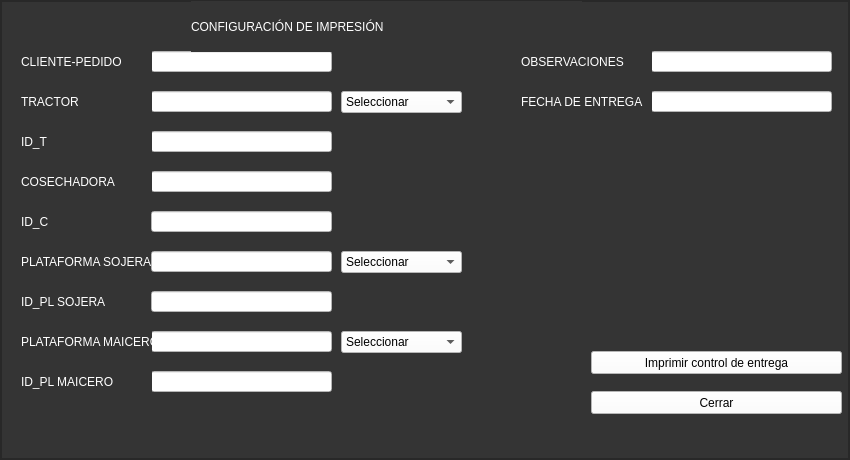
<?xml version="1.0" encoding="UTF-8"?>
<ui version="4.0">
 <class>Form</class>
 <widget class="QWidget" name="Form">
  <property name="geometry">
   <rect>
    <x>0</x>
    <y>0</y>
    <width>850</width>
    <height>460</height>
   </rect>
  </property>
  <property name="minimumSize">
   <size>
    <width>850</width>
    <height>460</height>
   </size>
  </property>
  <property name="maximumSize">
   <size>
    <width>850</width>
    <height>460</height>
   </size>
  </property>
  <property name="windowTitle">
   <string>Form</string>
  </property>
  <property name="windowIcon">
   <iconset>
    <normaloff>Icons/pramso_1.ico</normaloff>Icons/pramso_1.ico</iconset>
  </property>
  <layout class="QVBoxLayout" name="verticalLayout">
   <property name="spacing">
    <number>0</number>
   </property>
   <property name="leftMargin">
    <number>0</number>
   </property>
   <property name="topMargin">
    <number>0</number>
   </property>
   <property name="rightMargin">
    <number>0</number>
   </property>
   <property name="bottomMargin">
    <number>0</number>
   </property>
   <item>
    <widget class="QFrame" name="frame">
     <property name="styleSheet">
      <string notr="true">background-color: rgb(52, 52, 52);</string>
     </property>
     <property name="frameShape">
      <enum>QFrame::StyledPanel</enum>
     </property>
     <property name="frameShadow">
      <enum>QFrame::Raised</enum>
     </property>
     <layout class="QVBoxLayout" name="verticalLayout_2" stretch="0">
      <property name="spacing">
       <number>0</number>
      </property>
      <property name="leftMargin">
       <number>0</number>
      </property>
      <property name="topMargin">
       <number>0</number>
      </property>
      <property name="rightMargin">
       <number>0</number>
      </property>
      <property name="bottomMargin">
       <number>0</number>
      </property>
      <item>
       <widget class="QFrame" name="frame_2">
        <property name="frameShape">
         <enum>QFrame::StyledPanel</enum>
        </property>
        <property name="frameShadow">
         <enum>QFrame::Raised</enum>
        </property>
        <widget class="QLineEdit" name="cliente_edit">
         <property name="geometry">
          <rect>
           <x>150</x>
           <y>50</y>
           <width>181</width>
           <height>21</height>
          </rect>
         </property>
         <property name="styleSheet">
          <string notr="true">background-color: rgb(255, 255, 255);</string>
         </property>
         <property name="text">
          <string/>
         </property>
        </widget>
        <widget class="QLabel" name="label_63">
         <property name="geometry">
          <rect>
           <x>20</x>
           <y>50</y>
           <width>131</width>
           <height>21</height>
          </rect>
         </property>
         <property name="styleSheet">
          <string notr="true">color: rgb(255, 255, 255);
font: 75 italic 8pt &quot;Arial&quot;;</string>
         </property>
         <property name="text">
          <string>CLIENTE-PEDIDO</string>
         </property>
        </widget>
        <widget class="QLineEdit" name="tractor_edit">
         <property name="geometry">
          <rect>
           <x>150</x>
           <y>90</y>
           <width>181</width>
           <height>21</height>
          </rect>
         </property>
         <property name="styleSheet">
          <string notr="true">background-color: rgb(255, 255, 255);</string>
         </property>
        </widget>
        <widget class="QLabel" name="label_64">
         <property name="geometry">
          <rect>
           <x>20</x>
           <y>90</y>
           <width>131</width>
           <height>21</height>
          </rect>
         </property>
         <property name="styleSheet">
          <string notr="true">color: rgb(255, 255, 255);
font: 75 italic 8pt &quot;Arial&quot;;</string>
         </property>
         <property name="text">
          <string>TRACTOR</string>
         </property>
        </widget>
        <widget class="QLineEdit" name="idtedit">
         <property name="geometry">
          <rect>
           <x>150</x>
           <y>130</y>
           <width>181</width>
           <height>21</height>
          </rect>
         </property>
         <property name="styleSheet">
          <string notr="true">background-color: rgb(255, 255, 255);</string>
         </property>
         <property name="text">
          <string/>
         </property>
        </widget>
        <widget class="QLabel" name="label_65">
         <property name="geometry">
          <rect>
           <x>20</x>
           <y>130</y>
           <width>131</width>
           <height>21</height>
          </rect>
         </property>
         <property name="styleSheet">
          <string notr="true">color: rgb(255, 255, 255);
font: 75 italic 8pt &quot;Arial&quot;;</string>
         </property>
         <property name="text">
          <string>ID_T</string>
         </property>
        </widget>
        <widget class="QLineEdit" name="cosechadora_edit">
         <property name="geometry">
          <rect>
           <x>150</x>
           <y>170</y>
           <width>181</width>
           <height>21</height>
          </rect>
         </property>
         <property name="styleSheet">
          <string notr="true">background-color: rgb(255, 255, 255);</string>
         </property>
         <property name="text">
          <string/>
         </property>
        </widget>
        <widget class="QLabel" name="label_66">
         <property name="geometry">
          <rect>
           <x>20</x>
           <y>170</y>
           <width>131</width>
           <height>21</height>
          </rect>
         </property>
         <property name="styleSheet">
          <string notr="true">color: rgb(255, 255, 255);
font: 75 italic 8pt &quot;Arial&quot;;</string>
         </property>
         <property name="text">
          <string>COSECHADORA</string>
         </property>
        </widget>
        <widget class="QLabel" name="label_67">
         <property name="geometry">
          <rect>
           <x>20</x>
           <y>210</y>
           <width>131</width>
           <height>21</height>
          </rect>
         </property>
         <property name="styleSheet">
          <string notr="true">color: rgb(255, 255, 255);
font: 75 italic 8pt &quot;Arial&quot;;</string>
         </property>
         <property name="text">
          <string>ID_C</string>
         </property>
        </widget>
        <widget class="QLineEdit" name="idcedit">
         <property name="geometry">
          <rect>
           <x>150</x>
           <y>210</y>
           <width>181</width>
           <height>21</height>
          </rect>
         </property>
         <property name="styleSheet">
          <string notr="true">background-color: rgb(255, 255, 255);</string>
         </property>
         <property name="text">
          <string/>
         </property>
        </widget>
        <widget class="QLabel" name="label_68">
         <property name="geometry">
          <rect>
           <x>20</x>
           <y>290</y>
           <width>131</width>
           <height>21</height>
          </rect>
         </property>
         <property name="styleSheet">
          <string notr="true">color: rgb(255, 255, 255);
font: 75 italic 8pt &quot;Arial&quot;;</string>
         </property>
         <property name="text">
          <string>ID_PL SOJERA</string>
         </property>
        </widget>
        <widget class="QLineEdit" name="idpledit_sojero">
         <property name="geometry">
          <rect>
           <x>150</x>
           <y>290</y>
           <width>181</width>
           <height>21</height>
          </rect>
         </property>
         <property name="styleSheet">
          <string notr="true">background-color: rgb(255, 255, 255);</string>
         </property>
         <property name="text">
          <string/>
         </property>
        </widget>
        <widget class="QLabel" name="label_69">
         <property name="geometry">
          <rect>
           <x>20</x>
           <y>250</y>
           <width>131</width>
           <height>21</height>
          </rect>
         </property>
         <property name="styleSheet">
          <string notr="true">color: rgb(255, 255, 255);
font: 75 italic 8pt &quot;Arial&quot;;</string>
         </property>
         <property name="text">
          <string>PLATAFORMA SOJERA</string>
         </property>
        </widget>
        <widget class="QLineEdit" name="plataforma_sojera">
         <property name="geometry">
          <rect>
           <x>150</x>
           <y>250</y>
           <width>181</width>
           <height>21</height>
          </rect>
         </property>
         <property name="styleSheet">
          <string notr="true">background-color: rgb(255, 255, 255);</string>
         </property>
         <property name="text">
          <string/>
         </property>
        </widget>
        <widget class="QLineEdit" name="observaciones">
         <property name="geometry">
          <rect>
           <x>650</x>
           <y>50</y>
           <width>181</width>
           <height>21</height>
          </rect>
         </property>
         <property name="styleSheet">
          <string notr="true">background-color: rgb(255, 255, 255);</string>
         </property>
         <property name="text">
          <string/>
         </property>
        </widget>
        <widget class="QLabel" name="label_72">
         <property name="geometry">
          <rect>
           <x>520</x>
           <y>50</y>
           <width>131</width>
           <height>21</height>
          </rect>
         </property>
         <property name="styleSheet">
          <string notr="true">color: rgb(255, 255, 255);
font: 75 italic 8pt &quot;Arial&quot;;</string>
         </property>
         <property name="text">
          <string>OBSERVACIONES</string>
         </property>
        </widget>
        <widget class="QLabel" name="label">
         <property name="geometry">
          <rect>
           <x>190</x>
           <y>0</y>
           <width>391</width>
           <height>51</height>
          </rect>
         </property>
         <property name="styleSheet">
          <string notr="true">font: 87 16pt &quot;Arial Black&quot;;
color: rgb(255, 255, 255);</string>
         </property>
         <property name="text">
          <string>CONFIGURACIÓN DE IMPRESIÓN</string>
         </property>
        </widget>
        <widget class="QPushButton" name="cerrar">
         <property name="geometry">
          <rect>
           <x>590</x>
           <y>390</y>
           <width>251</width>
           <height>23</height>
          </rect>
         </property>
         <property name="styleSheet">
          <string notr="true">background-color: rgb(255, 255, 255);</string>
         </property>
         <property name="text">
          <string>Cerrar</string>
         </property>
        </widget>
        <widget class="QLineEdit" name="fechentrega">
         <property name="geometry">
          <rect>
           <x>650</x>
           <y>90</y>
           <width>181</width>
           <height>21</height>
          </rect>
         </property>
         <property name="styleSheet">
          <string notr="true">background-color: rgb(255, 255, 255);</string>
         </property>
         <property name="text">
          <string/>
         </property>
        </widget>
        <widget class="QLabel" name="label_78">
         <property name="geometry">
          <rect>
           <x>520</x>
           <y>90</y>
           <width>131</width>
           <height>21</height>
          </rect>
         </property>
         <property name="styleSheet">
          <string notr="true">color: rgb(255, 255, 255);
font: 75 italic 8pt &quot;Arial&quot;;</string>
         </property>
         <property name="text">
          <string>FECHA DE ENTREGA</string>
         </property>
        </widget>
        <widget class="QLineEdit" name="idpledit_maicero">
         <property name="geometry">
          <rect>
           <x>150</x>
           <y>370</y>
           <width>181</width>
           <height>21</height>
          </rect>
         </property>
         <property name="styleSheet">
          <string notr="true">background-color: rgb(255, 255, 255);</string>
         </property>
         <property name="text">
          <string/>
         </property>
        </widget>
        <widget class="QLabel" name="label_79">
         <property name="geometry">
          <rect>
           <x>20</x>
           <y>370</y>
           <width>131</width>
           <height>21</height>
          </rect>
         </property>
         <property name="styleSheet">
          <string notr="true">color: rgb(255, 255, 255);
font: 75 italic 8pt &quot;Arial&quot;;</string>
         </property>
         <property name="text">
          <string>ID_PL MAICERO</string>
         </property>
        </widget>
        <widget class="QLineEdit" name="plataforma_maicera">
         <property name="geometry">
          <rect>
           <x>150</x>
           <y>330</y>
           <width>181</width>
           <height>21</height>
          </rect>
         </property>
         <property name="styleSheet">
          <string notr="true">background-color: rgb(255, 255, 255);</string>
         </property>
         <property name="text">
          <string/>
         </property>
        </widget>
        <widget class="QLabel" name="label_80">
         <property name="geometry">
          <rect>
           <x>20</x>
           <y>330</y>
           <width>131</width>
           <height>21</height>
          </rect>
         </property>
         <property name="styleSheet">
          <string notr="true">color: rgb(255, 255, 255);
font: 75 italic 8pt &quot;Arial&quot;;</string>
         </property>
         <property name="text">
          <string>PLATAFORMA MAICERO</string>
         </property>
        </widget>
        <widget class="QComboBox" name="sojerokit">
         <property name="geometry">
          <rect>
           <x>340</x>
           <y>250</y>
           <width>121</width>
           <height>22</height>
          </rect>
         </property>
         <property name="styleSheet">
          <string notr="true">background-color: rgb(255, 255, 255);</string>
         </property>
         <item>
          <property name="text">
           <string>Seleccionar</string>
          </property>
         </item>
         <item>
          <property name="text">
           <string>KIT</string>
          </property>
         </item>
         <item>
          <property name="text">
           <string>COMPLETO</string>
          </property>
         </item>
        </widget>
        <widget class="QComboBox" name="maicerokit">
         <property name="geometry">
          <rect>
           <x>340</x>
           <y>330</y>
           <width>121</width>
           <height>22</height>
          </rect>
         </property>
         <property name="styleSheet">
          <string notr="true">background-color: rgb(255, 255, 255);</string>
         </property>
         <item>
          <property name="text">
           <string>Seleccionar</string>
          </property>
         </item>
         <item>
          <property name="text">
           <string>KIT</string>
          </property>
         </item>
         <item>
          <property name="text">
           <string>COMPLETO</string>
          </property>
         </item>
        </widget>
        <widget class="QPushButton" name="imprimir">
         <property name="geometry">
          <rect>
           <x>590</x>
           <y>350</y>
           <width>251</width>
           <height>23</height>
          </rect>
         </property>
         <property name="styleSheet">
          <string notr="true">background-color: rgb(255, 255, 255);</string>
         </property>
         <property name="text">
          <string>Imprimir control de entrega</string>
         </property>
        </widget>
        <widget class="QComboBox" name="kitresortes">
         <property name="geometry">
          <rect>
           <x>340</x>
           <y>90</y>
           <width>121</width>
           <height>22</height>
          </rect>
         </property>
         <property name="styleSheet">
          <string notr="true">background-color: rgb(255, 255, 255);</string>
         </property>
         <item>
          <property name="text">
           <string>Seleccionar</string>
          </property>
         </item>
         <item>
          <property name="text">
           <string>KIT DE RESORTES</string>
          </property>
         </item>
         <item>
          <property name="text">
           <string>SIN KIT DE RESORTES</string>
          </property>
         </item>
        </widget>
       </widget>
      </item>
     </layout>
    </widget>
   </item>
  </layout>
 </widget>
 <resources/>
 <connections/>
</ui>
